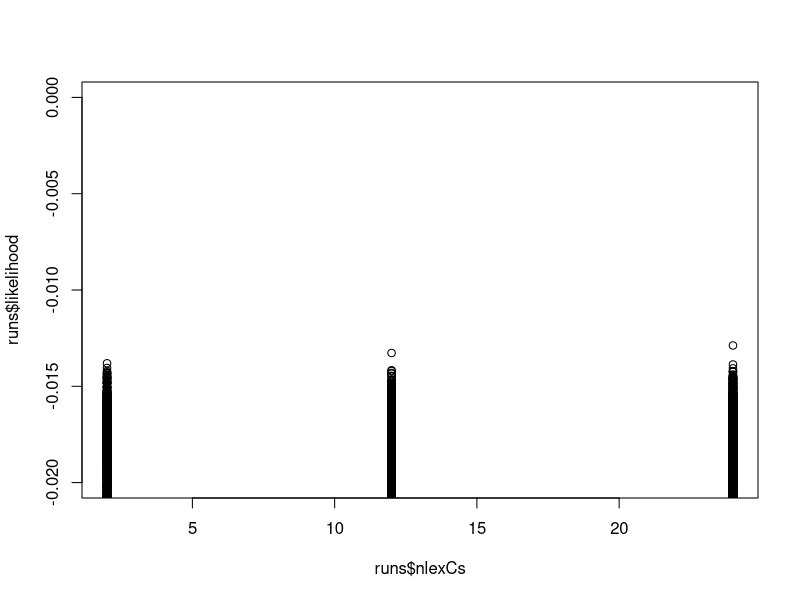
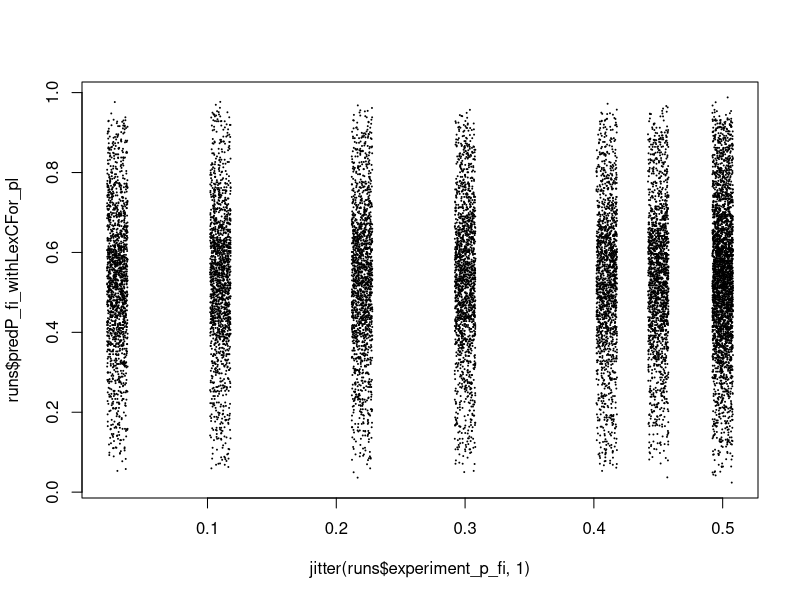
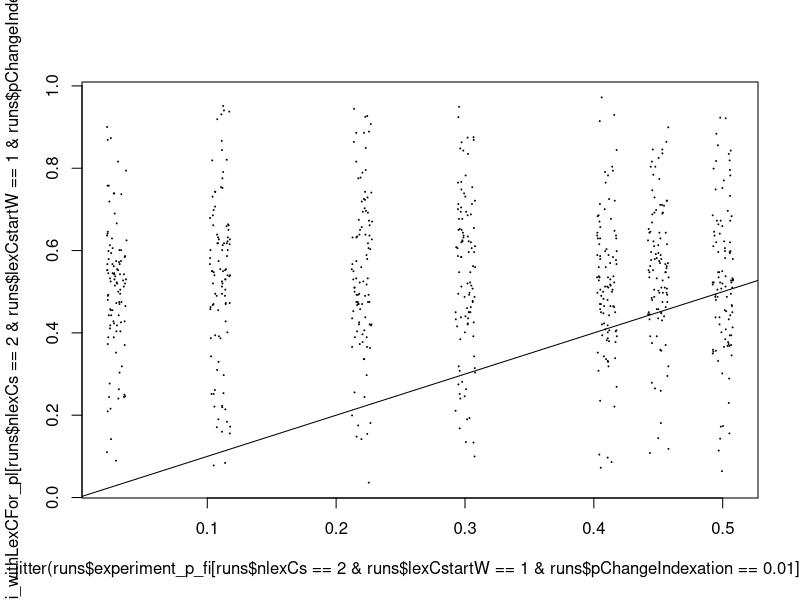
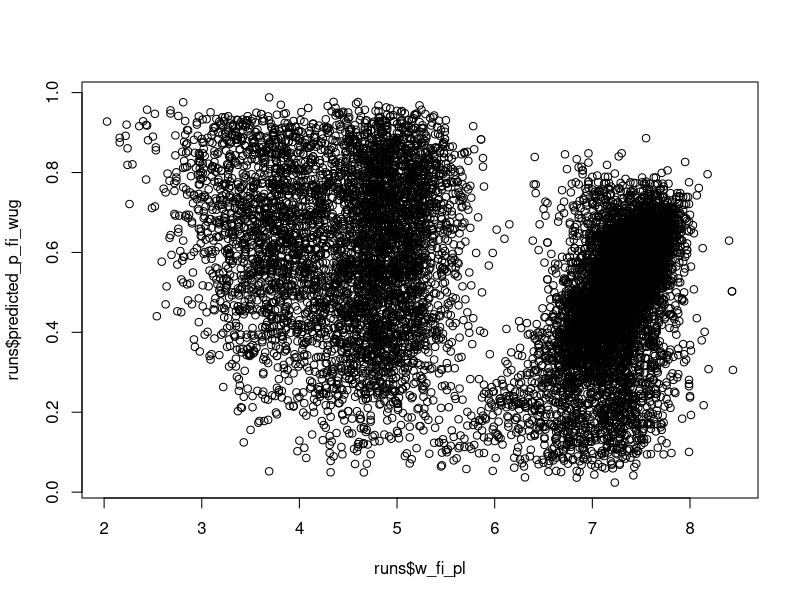
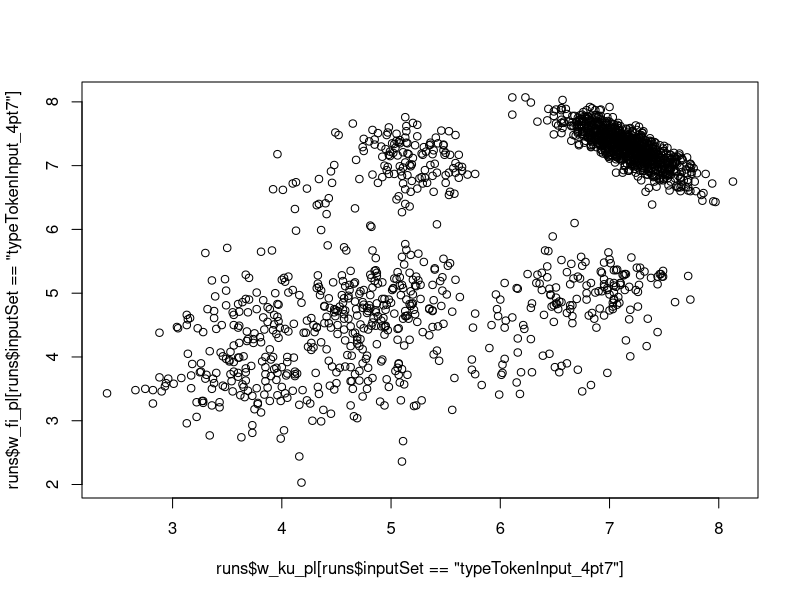
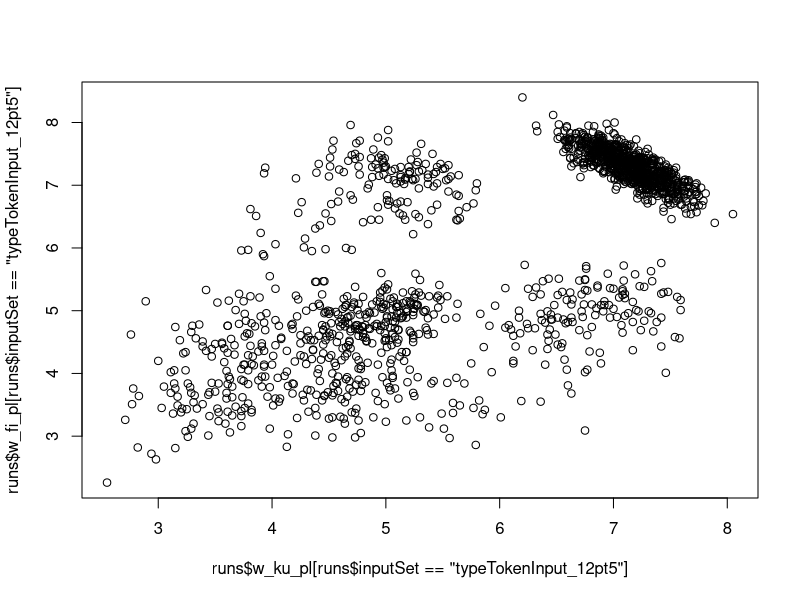
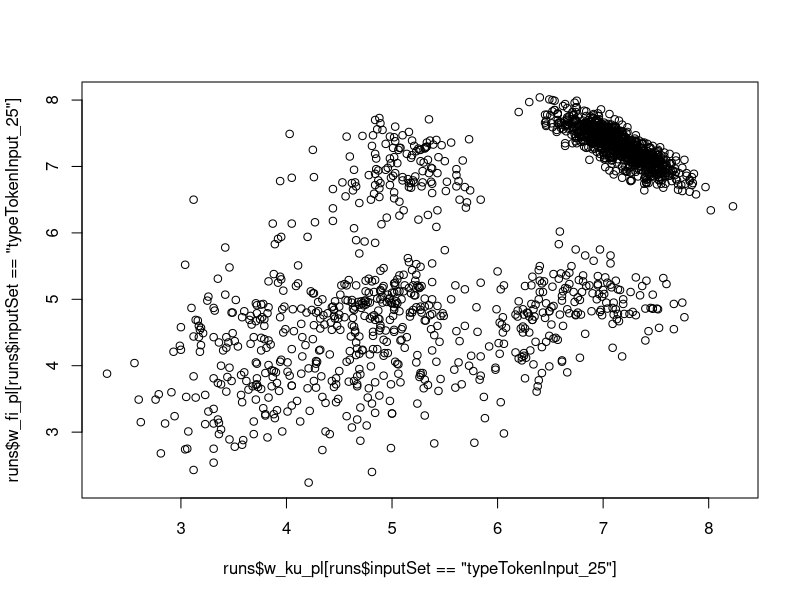
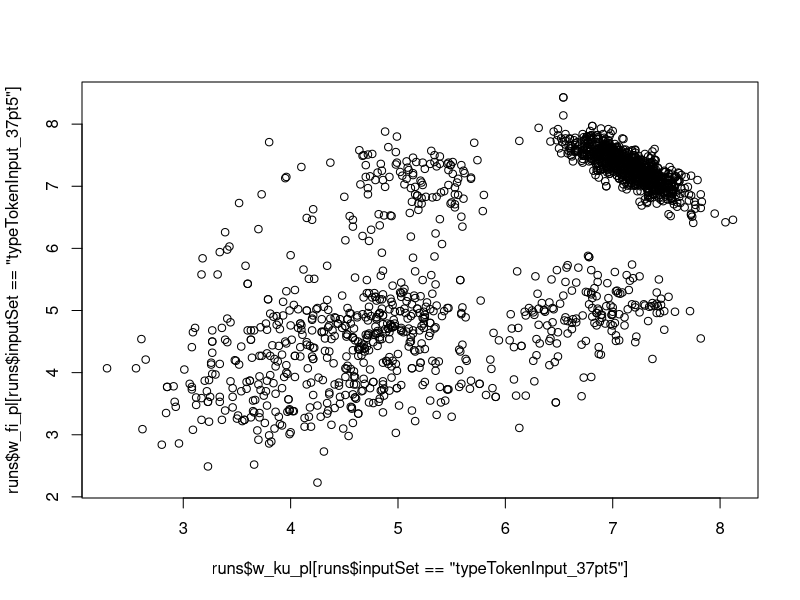

Source code (R) for these figures, in order:
runs = read.table("gridSearchOutput.txt",sep="\t",header=TRUE,comment.char = "#")
table(runs$inputSet,runs$lexCstartW,runs$pChangeIndexation,runs$nlexCs)
summary(runs)
runs$predP_fi_withLexCFor_pl = exp(-(runs$w_fi+runs$w_fi_pl))/(exp(-(runs$w_fi+runs$w_fi_pl))+exp(-(runs$w_ku+runs$w_ku_pl)))

plot(runs$nlexCs,runs$likelihood,ylim=c(-0.02,0))
plot(jitter(runs$experiment_p_fi,1),runs$predP_fi_withLexCFor_pl,cex=0.01)

plot(jitter(runs$experiment_p_fi[runs$nlexCs==2&runs$lexCstartW==1&runs$pChangeIndexation==0.01],1),runs$predP_fi_withLexCFor_pl[runs$nlexCs==2&runs$lexCstartW==1&runs$pChangeIndexation==0.01],cex=0.01)
abline(0,1)
plot(runs$w_fi_pl,runs$predicted_p_fi_wug)

plot(runs$w_ku_pl[runs$inputSet=="typeTokenInput_4pt7"],runs$w_fi_pl[runs$inputSet=="typeTokenInput_4pt7"])
plot(runs$w_ku_pl[runs$inputSet=="typeTokenInput_12pt5"],runs$w_fi_pl[runs$inputSet=="typeTokenInput_12pt5"])
plot(runs$w_ku_pl[runs$inputSet=="typeTokenInput_25"],runs$w_fi_pl[runs$inputSet=="typeTokenInput_25"])
plot(runs$w_ku_pl[runs$inputSet=="typeTokenInput_37pt5"],runs$w_fi_pl[runs$inputSet=="typeTokenInput_37pt5"])
plot(runs$w_ku_pl[runs$inputSet=="typeTokenInput_50"],runs$w_fi_pl[runs$inputSet=="typeTokenInput_50"])
plot(runs$w_ku_pl[runs$inputSet=="typeTokenInput_exaggerated"],runs$w_fi_pl[runs$inputSet=="typeTokenInput_exaggerated"])
plot(runs$w_ku_pl[runs$inputSet=="typeTokenInput_opposing"],runs$w_fi_pl[runs$inputSet=="typeTokenInput_opposing"])


plot(runs$w_ku_pl[runs$nlexCs==24],runs$w_fi_pl[runs$nlexCs==24])
plot(runs$w_ku_pl[runs$nlexCs==2],runs$w_fi_pl[runs$nlexCs==2])
plot(runs$w_ku_pl[runs$nlexCs==24],runs$w_fi_pl[runs$nlexCs==24])
plot(runs$w_ku_pl[runs$pChangeIndexation==.01],runs$w_fi_pl[runs$pChangeIndexation==.01])
plot(runs$w_ku_pl[runs$pChangeIndexation==.99],runs$w_fi_pl[runs$pChangeIndexation==.99])
plot(runs$w_ku_pl[runs$pChangeIndexation==.5],runs$w_fi_pl[runs$pChangeIndexation==.5])

hist(runs$SSE,breaks=100000,xlim=c(0,.0003))
hist(runs$SSE[runs$pChangeIndexation==.99],breaks=1000,xlim=c(0,.0003))
hist(runs$SSE[runs$pChangeIndexation==.01],breaks=1000,xlim=c(0,.0003))
hist(runs$SSE[runs$inputSet=="typeTokenInput_4pt7"],breaks=10000,xlim=c(0,.0003))

hist(runs$SSE[runs$lexCstartW==2],breaks=10000,xlim=c(0,.0003))
